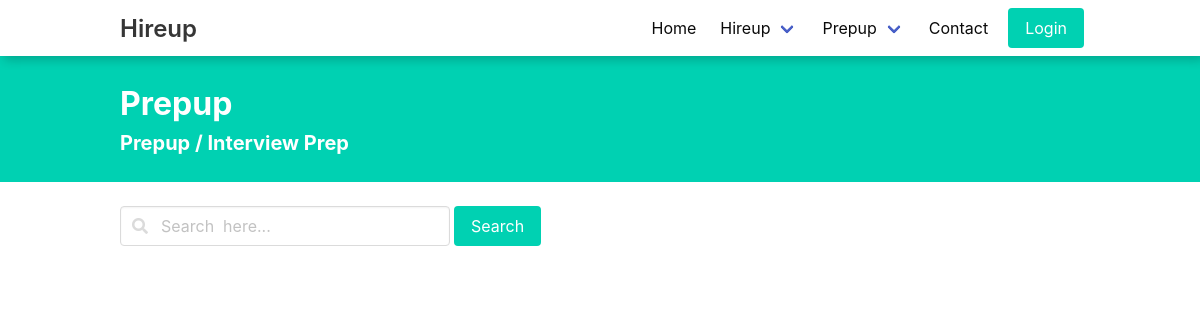
The page /prepup/interview-prep on the database as committed earlier.
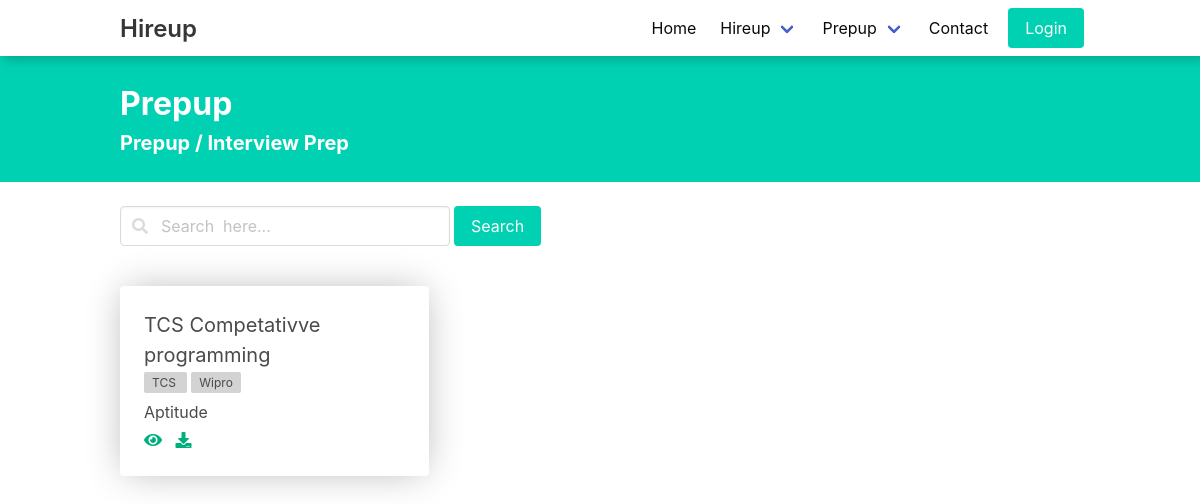
The same page on the database as committed later.
### NotesApp/models.py (models this page shows, shortened)
class InterviewPrep(models.Model):
    name=models.CharField(max_length=200)
    category=models.ForeignKey(Category,on_delete=models.CASCADE)
    file = models.FileField(null=True, blank=True,upload_to='InterviewPrep/Fileuploads/')
    url = models.URLField(null=True, blank=True)
    createdBy=models.ForeignKey(User, on_delete=models.CASCADE)
    IsApproved=models.BooleanField(default=False)
    tags=models.ManyToManyField(Tags)
    def __str__(self):
        return self.name

class Tags(models.Model):
    name=models.CharField(max_length=100)

class Category(models.Model):
    name=models.CharField(max_length=100)

### NotesApp/views.py (the view)
# urls.py: path('interview-prep', interviewIndex, name='interviewIndex'),
def interviewIndex(request):
    Interviews=InterviewPrep.objects.filter(IsApproved=True)
    print(Interviews)
    return render(request, 'prepup/interviewPrep.html',{'data':Interviews})

### templates/prepup/interviewPrep.html (shortened to what this page needs)
{% extends "layout.html" %} {% load static %} {% block css %}
<link rel="stylesheet" href="{% static 'css/prepup/index.css' %}" />
<link
  rel="stylesheet"
  href="https://cdnjs.cloudflare.com/ajax/libs/font-awesome/4.7.0/css/font-awesome.min.css"
/>
<link
  rel="stylesheet"
  href="https://use.fontawesome.com/releases/v5.8.1/css/all.css"
/>
{% endblock %} {% block body %}
<div class="has-background-primary set">
  <div class="container py-5">
    <h1 class="is-size-3 has-text-white m-0"><b>Prepup</b></h1>
    <h2 class="is-size-5 has-text-white"><b>Prepup / Interview Prep</b></h2>
  </div>
</div>
<div class="container field is-grouped mt-5 set">
  <div class="field mr-1">
    <p class="control has-icons-left has-icons-right">
      <input class="input" type="text" placeholder="Search  here..." />
      <span class="icon is-small is-left">
      </span>
    </p>
  </div>
  <button class="button is-primary" type="button" href="">Search</button>
</div>
<section class="section container set">
  <div class="card__container">
    {% for i in data %}
    <div class="card">
      <div class="card-content">
        <div class="content">
          <p class="is-size-5 m-0 mb-1">{{i.name}}</p>
          <p class="m-0 is-size-7 has-text-lightgrey">
            {% for i in i.tags.all %}
           <span class="tag__small">{{ i.name }} </span>
           {% endfor %}
          </p>
          <p class="m-0 is-size-6 mt-2 mb-1">{{i.category.name}}</p>
          <a href="#"><i class="fa fa-eye"></i></a> &nbsp;
          <a href="#"><i class="fa fa-download"></i></a>
        </div>
      </div>
    </div>
    {% endfor %}
  </div>
</section>
{% endblock %} {% block script %} {% endblock %}

Rows that differ between the two databases and show on the page:
added InterviewPrep: name "TCS Competativve programming", category.name "Aptitude"
added Tags: name "TCS"
added Tags: name "Wipro"
